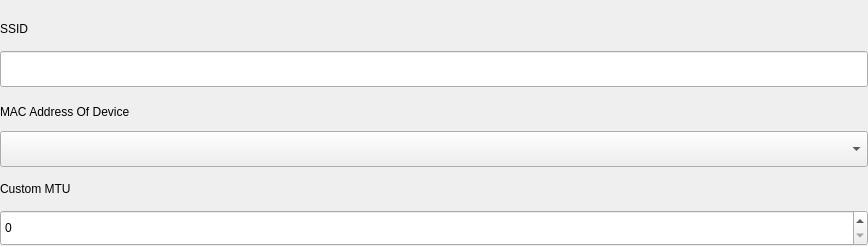
<?xml version="1.0" encoding="UTF-8"?>
<ui version="4.0">
 <class>WirelessWidget</class>
 <widget class="QWidget" name="WirelessWidget">
  <property name="geometry">
   <rect>
    <x>0</x>
    <y>0</y>
    <width>868</width>
    <height>246</height>
   </rect>
  </property>
  <property name="windowTitle">
   <string>WirelessWidget</string>
  </property>
  <layout class="QVBoxLayout" name="verticalLayout_4">
   <property name="spacing">
    <number>8</number>
   </property>
   <property name="leftMargin">
    <number>0</number>
   </property>
   <property name="topMargin">
    <number>16</number>
   </property>
   <property name="rightMargin">
    <number>0</number>
   </property>
   <property name="bottomMargin">
    <number>0</number>
   </property>
   <item>
    <layout class="QVBoxLayout" name="verticalLayout">
     <property name="spacing">
      <number>10</number>
     </property>
     <item>
      <widget class="QLabel" name="label">
       <property name="text">
        <string>SSID</string>
       </property>
      </widget>
     </item>
     <item>
      <widget class="QLineEdit" name="ssidEdit">
       <property name="minimumSize">
        <size>
         <width>0</width>
         <height>36</height>
        </size>
       </property>
       <property name="maximumSize">
        <size>
         <width>16777215</width>
         <height>36</height>
        </size>
       </property>
       <property name="accessibleName">
        <string>EditSsid</string>
       </property>
      </widget>
     </item>
    </layout>
   </item>
   <item>
    <layout class="QVBoxLayout" name="verticalLayout_2">
     <property name="spacing">
      <number>10</number>
     </property>
     <property name="topMargin">
      <number>8</number>
     </property>
     <item>
      <widget class="QLabel" name="label_19">
       <property name="text">
        <string>MAC Address Of Device</string>
       </property>
      </widget>
     </item>
     <item>
      <widget class="OptionsComboBox" name="deviceMac">
       <property name="minimumSize">
        <size>
         <width>0</width>
         <height>36</height>
        </size>
       </property>
       <property name="maximumSize">
        <size>
         <width>16777215</width>
         <height>36</height>
        </size>
       </property>
       <property name="accessibleName">
        <string>ComboBoxWirelessMacAddress</string>
       </property>
      </widget>
     </item>
    </layout>
   </item>
   <item>
    <layout class="QVBoxLayout" name="verticalLayout_3">
     <property name="spacing">
      <number>8</number>
     </property>
     <item>
      <layout class="QHBoxLayout" name="mtuLayout">
       <item>
        <widget class="QLabel" name="label_23">
         <property name="text">
          <string>Custom MTU</string>
         </property>
        </widget>
       </item>
       <item>
        <spacer name="horizontalSpacer_5">
         <property name="orientation">
          <enum>Qt::Horizontal</enum>
         </property>
         <property name="sizeHint" stdset="0">
          <size>
           <width>40</width>
           <height>20</height>
          </size>
         </property>
        </spacer>
       </item>
      </layout>
     </item>
     <item>
      <widget class="QSpinBox" name="customMTU">
       <property name="minimumSize">
        <size>
         <width>0</width>
         <height>36</height>
        </size>
       </property>
       <property name="maximumSize">
        <size>
         <width>16777215</width>
         <height>36</height>
        </size>
       </property>
       <property name="accessibleName">
        <string>SpinBoxWirelessCustomMTU</string>
       </property>
      </widget>
     </item>
    </layout>
   </item>
  </layout>
 </widget>
 <customwidgets>
  <customwidget>
   <class>OptionsComboBox</class>
   <extends>QComboBox</extends>
   <header location="global">options-combobox.h</header>
  </customwidget>
 </customwidgets>
 <resources/>
 <connections/>
</ui>
